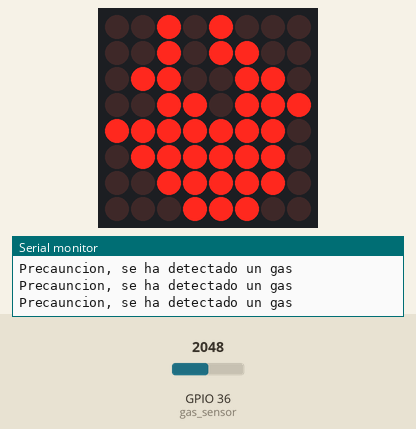
Simulated run of this sketch. Board: ESP32. Parts: 8×8 LED matrix, the last lines printed to the serial monitor. The test bench sets the inputs (shaded band); at power-on: GPIO 36 (gas_sensor) = 2048.

Above: at 11.6 s.
11.7 s: GPIO 36 (gas_sensor) set to 548
19.8 s: GPIO 36 (gas_sensor) set to 470
At 21.9 s:
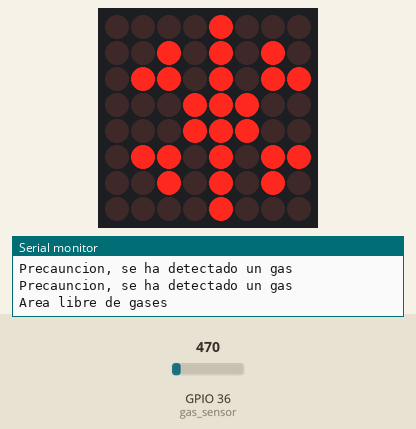
27.9 s: GPIO 36 (gas_sensor) set to 1228
At 34.0 s:
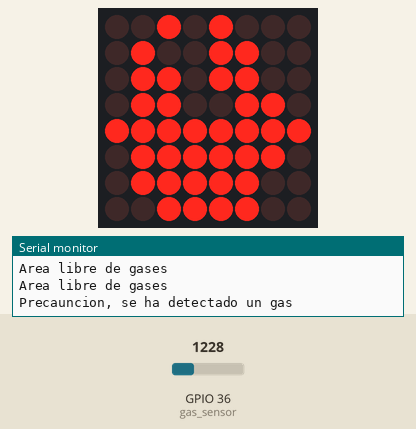
36.0 s: GPIO 36 (gas_sensor) set to 491
At 39.4 s:
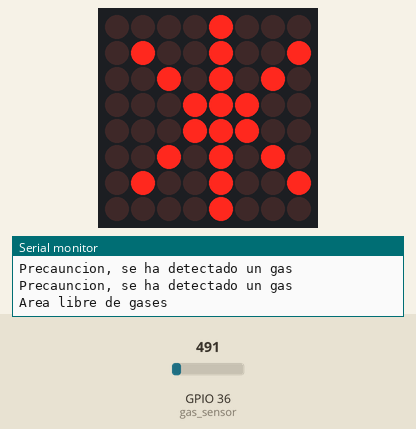
Timing chart, 0 to 40.9 s (numbered marks = the images above; inputs shaded):
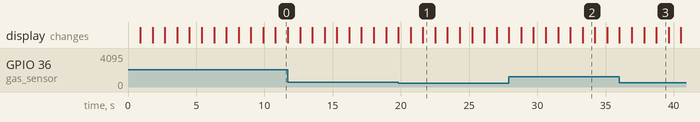

Measured:
- the behaviour switches between 512 and 511 on GPIO 36 (gas_sensor) (found by bisection; images 0 and 1)
- after the input at 19.8 s, the display: first differs from a run without the input after 1.8 s (image 1)
- after the input at 27.9 s, the display: first differs from a run without the input after 4.5 s (image 2 shows a later state)
- after the input at 36.0 s, the display: first differs from a run without the input after 1.8 s (image 3 shows a later state)
- what the display in image 1 shows lasts 0.9 s, from 21.6 s to 22.5 s

The sketch:

sistema_embebido.ino
```cpp
/*
  Fundación Kinal
  Centro Educativo Técnico Labral Kinal
  Electrónica
  Grado: Quinto
  Sección: A
  Curso: Taller de Electrónica Digital y Reparación de Computadoras I
  Nombre: Álvaro Anzueto Rodas
  Carné: 2019373
*/

//Librerias
#include <Ticker.h>
#include <LedControl.h>

//Directivas de preprocesador
#define gas_sensor A0
#define dataDin 5
#define dataClock 6
#define dataCS 4

//Función ISR
void ISR_lectura(), llamas(), copos();

//Constructores
Ticker lectura_sensor(ISR_lectura, 5000); //Hará una interrupción cada 5s para poder sacar medida del sensor de gas
LedControl matriz_alarma = LedControl(dataDin, dataClock, dataCS, 1);

//Variables
static int lectura, convert, prom; //Lectura del sensor, su conversión y el promedio de 5 lecturas

//Caracteres de la matriz
byte fuego[8] = {
  B00101000,
  B00101100,
  B01100110,
  B00110111,
  B11111110,
  B01111110,
  B00111110,
  B00011100
};

byte fuego2[8] = {
  B00101000,
  B01001100,
  B01101100,
  B01100110,
  B11111111,
  B01111110,
  B01111100,
  B00111100
};

byte copito[8] = {
  B00001000,
  B00101010,
  B01101011,
  B00011100,
  B00011100,
  B01101011,
  B00101010,
  B00001000
};

byte copito2[8] = {
  B00001000,
  B01001001,
  B00101010,
  B00011100,
  B00011100,
  B00101010,
  B01001001,
  B00001000
};

void setup() {
  Serial.begin(9600);  // put your setup code here, to run once:
  pinMode(gas_sensor, INPUT); //Entrada analógica del sensor de gas
  matriz_alarma.shutdown(0, false); //Enciendo el max7219 para mostrar los estados
  matriz_alarma.setIntensity(0, 15); //Brillo a la mitad
  matriz_alarma.clearDisplay(0); //Limpia la matriz
  lectura_sensor.start(); //Defino la interrupción
}

void loop() {
  lectura_sensor.update();  // Doy inicio a la interrupción

  if (convert < 50) { //Si el sensor no detecta algo
    Serial.println(F("Area libre de gases"));
    copos(); //Sigue igual
  }
  else { //Si el sensor SI detecta algo
    Serial.println(F("Precauncion, se ha detectado un gas"));
    llamas(); //Ativa la alarma
  }
}

void ISR_lectura() {
  lectura = analogRead(gas_sensor);
  convert = map(lectura, 0, 1023, 0, 100);
}

//Funciones para cuando detecte o no

void llamas() { //Pone el caracter de fuego
  for (int x = 0; x < 8; x++) {
    matriz_alarma.setRow(0, x, fuego[x]);
  }
  delay(900);
  for (int a = 0; a < 8; a++) {
    matriz_alarma.setRow(0, a, fuego2[a]);
  }
  delay(900);
}

void copos() { //Pone el caracter de copos
  for (int b = 0; b < 8; b++) {
    matriz_alarma.setRow(0, b, copito[b]);
  }
  delay(900);
  for (int c = 0; c < 8; c++) {
    matriz_alarma.setRow(0, c, copito2[c]);
  }
  delay(900);
}
```
